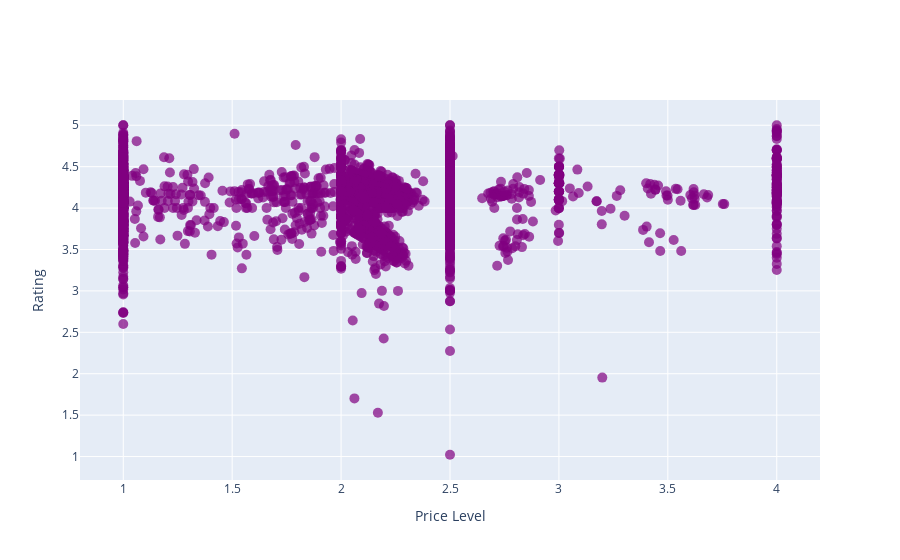

The notebook cell this image was saved under:
### Code cell
import pandas as pd
import plotly.graph_objects as go
import numpy as np
from scipy.stats import pearsonr
from sklearn.linear_model import LinearRegression
import pandas as pd
import numpy as np
import matplotlib.pyplot as plt
import seaborn as sns
from scipy.stats import pearsonr
from statsmodels.api import OLS
from statsmodels.tools import add_constant
from sklearn.linear_model import LinearRegression
from sklearn.metrics import r2_score
import scipy.stats as stats
from sklearn.metrics import r2_score
df_integrated = df_integrated.dropna()
#r2_score(df_integrated['price_level'], df_integrated['rating'])
# Calculate the correlation coefficient between price_level and rating using Pearson correlation
corr_coef, p_value = pearsonr(df_integrated['price_level'], df_integrated['rating'])
print("Pearson correlation coefficient:", corr_coef)
if p_value < 0.05:
    print("The correlation is significant.")
else:
    print("The correlation is not significant.")
#print("Coefficient of determination (R-squared):", r2_score(df_integrated['price_level'], df_integrated['rating']))
# Create interactive scatter plot
fig = go.Figure(go.Scatter(
    x=df_integrated['price_level'],
    y=df_integrated['rating'],
    mode='markers',
    marker=dict(
        color='purple', # Change the color of the markers to purple
        size=10, # Set the size of the markers
        opacity=0.7 # Set the opacity of the markers
    )
))
fig.update_layout(xaxis_title='Price Level', yaxis_title='Rating')

# Show plot
fig.show()

# Calculate the coefficient of determination (R-squared)
slope, intercept, r_value, p_value, std_err = stats.linregress(df_integrated['price_level'].dropna(), df_integrated['rating'].dropna())
r_squared = r_value**2
print("Coefficient of determination (R-squared):", r_value**2)
slope, intercept, r_value, p_value, std_err = stats.linregress(df_integrated['price_level'].dropna(), df_integrated['rating'].dropna())
r_squared = r_value**2
print("Coefficient of determination (R-squared):", r_squared)

### Figure 1 — Plotly figure (JSON) as saved in the notebook; plotly's stock layout.template omitted (floating-point values rounded to 4 significant figures; data arrays with more than 128 entries replaced by an {"elided": "..."} marker saying what was removed)
{"data": [{"marker": {"color": "purple", "opacity": 0.7, "size": 10}, "mode": "markers", "type": "scatter", "x": {"elided": "2805 float values"}, "y": {"elided": "2805 float values"}}], "layout": {"xaxis": {"title": {"text": "Price Level"}}, "yaxis": {"title": {"text": "Rating"}}}}
